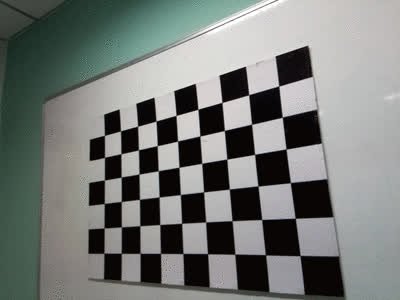
//> input picture lab-5/py/distorted_images/image-1.jpg, 400 x 300 px, given in place of the camera
$ ./main   (built with g++ and OpenCV 4)
//> lines starting //> are read from the running program, lines starting //| are printed output that depends on the picture; after the words box and inside, x2 and y2 are one past the last pixel; in counts of white or black regions, pixels touching at a corner belong together
#include <opencv2/opencv.hpp>
#include <iostream>
#include <opencv2/imgproc.hpp>
#include <opencv2/videoio.hpp>
#include <opencv2/video.hpp>
#include <opencv2/highgui/highgui.hpp>

using namespace cv;
using namespace std;

// In C++, you can define constants variable using #define
// #define VIDEO_FILE "robot.mp4"
#define ROTATE false

struct CloneWindow
{
    cv::Mat matPauseScreen, matResult, matFinal;
    vector<Point> pts;
    Point point;
    int var;
    int drag;
    string cloneWindowName;
};

void mouseHandler(int, int, int, int, void *);

void mouseHandler(int event, int x, int y, int, void *params)
{
    CloneWindow *pState = (CloneWindow *)params;
    // cout << "pState" << pState;

    if (pState->var >= 4) // If we already have 4 points, do nothing
        return;
    if (event == EVENT_LBUTTONDOWN) // Left button down
    {
        pState->drag = 1;                     // Set it that the mouse is in pressing down mode
        pState->matResult = pState->matFinal.clone(); // copy final image to draw image
        pState->point = Point(x, y);          // memorize current mouse position to point pState->var
        if (pState->var >= 1)                 // if the point has been added more than 1 points, draw a line
        {
            line(pState->matResult, pState->pts[pState->var - 1], pState->point, Scalar(0, 255, 0, 255), 2); // draw a green line with thickness 2
        }
        circle(pState->matResult, pState->point, 2, Scalar(0, 255, 0), -1, 8, 0); // draw a current green point
        imshow(pState->cloneWindowName, pState->matResult);               // show the current drawing
    }
    if (event == EVENT_LBUTTONUP && pState->drag) // When Press mouse left up
    {
        pState->drag = 0;                     // no more mouse pState->drag
        pState->pts.push_back(pState->point);         // add the current point to pState->pts
        pState->var++;                        // increase point number
        pState->matFinal = pState->matResult.clone(); // copy the current drawing image to final image
        if (pState->var >= 4)                 // if the homograpy points are done
        {
            line(pState->matFinal, pState->pts[0], pState->pts[3], Scalar(0, 255, 0, 255), 2); // draw the last line
            fillPoly(pState->matFinal, pState->pts, Scalar(0, 120, 0, 20), 8, 0);      // draw polygon from points

            setMouseCallback(pState->cloneWindowName, NULL, NULL); // remove mouse event handler
        }
        imshow(pState->cloneWindowName, pState->matFinal);
    }
    if (pState->drag) // if the mouse is dragging
    {
        pState->matResult = pState->matFinal.clone(); // copy final images to draw image
        pState->point = Point(x, y);          // memorize current mouse position to point pState->var
        if (pState->var >= 1)                 // if the point has been added more than 1 points, draw a line
        {
            line(pState->matResult, pState->pts[pState->var - 1], pState->point, Scalar(0, 255, 0, 255), 2); // draw a green line with thickness 2
        }
        circle(pState->matResult, pState->point, 2, Scalar(0, 255, 0), -1, 8, 0); // draw a current green point
        imshow(pState->cloneWindowName, pState->matResult);               // show the current drawing
    }
}

int main(int argc, char **argv)
{
    int var = 0;
    CloneWindow cw;
    cw.var = 0;
    cw.drag = 0;
    cw.cloneWindowName = "clone_window_name";

    CloneWindow *pState;
    pState = &cw;

    const string keys =
        "{ h help |      | print this help message }"
        "{ @image | vtest.avi | path to image file }";
    CommandLineParser parser(argc, argv, keys);
    cout << parser.get<string>("@image") << endl;
    string name = parser.get<string>("@image");
    string filename = "";
    if (name != "vtest.avi")
    {
        filename = samples::findFile(parser.get<string>("@image"));
        if (!parser.check())
        {
            parser.printErrors();
            return 0;
        }
    }

    Mat matFrameCapture;
    Mat matFrameDisplay;
    int iKey = -1;

    // Open input video file
    VideoCapture videoCapture(filename);
    if (!videoCapture.isOpened())
    {
        cerr << "ERROR! Unable to open input video file " << filename << endl;
        return -1;
    }
    string window_name = "window_name";
    cv::namedWindow(window_name, cv::WINDOW_GUI_EXPANDED);
    cv::namedWindow(cw.cloneWindowName, cv::WINDOW_GUI_EXPANDED);

    // Capture loop
    int key = -1;
    while (key < 0) // play video until user presses <space>
    {
        // Get the next frame
        videoCapture.read(matFrameCapture);
//> matFrameCapture is the input picture: 300 rows x 400 cols, CV_8UC3; mean B, G, R 119.7, 122.7, 119
        if (matFrameCapture.empty())
        {
            // End of video file
            break;
        }

        // We can rotate the image easily if needed.
#if ROTATE
        rotate(matFrameCapture, matFrameDisplay, RotateFlags::ROTATE_180); //rotate 180 degree and put the image to matFrameDisplay
#else
        matFrameDisplay = matFrameCapture;
#endif

        float ratio = 480.0 / matFrameDisplay.rows;
//> ratio = 1.6
        resize(matFrameDisplay, matFrameDisplay, cv::Size(), ratio, ratio, INTER_LINEAR); // resize image to 480p for showing

        // Display
        imshow(window_name, matFrameDisplay); // Show the image in window named "robot.mp4"
        key = waitKey(30);
//> the 'q' key is pressed
        // [4 lines of commented-out code are left out]
        if (key >= 0)
        {
            cw.matPauseScreen = matFrameCapture;     // transfer the current image to process
            cw.matFinal = cw.matPauseScreen.clone(); // clone image to final image
        }
        if (key == int('q'))
        {
            break;
        }
    }
    // --------------------- [STEP 3: use mouse handler to select 4 points] ---------------------
    if (!matFrameCapture.empty())
    {
        var = 0;                                                    // reset number of saving points
        cw.pts.clear();                                             // reset all points
        namedWindow(cw.cloneWindowName, WINDOW_AUTOSIZE);           // create a windown named source
        setMouseCallback(cw.cloneWindowName, mouseHandler, pState); // set mouse event handler "mouseHandler" at Window "Source"
        imshow(cw.cloneWindowName, cw.matPauseScreen);              // Show the image
        waitKey(0);                                                 // wait until press anykey
//> the left mouse button is pressed and released at (100, 75)
//> in mouseHandler, `circle(pState->matResult, pState->point, 2, Scalar(0, 255, 0), -1, 8, ..`: pState->matResult: 300 rows x 400 cols, CV_8UC3; 13 pixels changed, all inside (x1, y1, x2, y2) = (98, 73, 103, 78)
//> the left mouse button is pressed and released at (300, 75)
//> in mouseHandler (call 3), `circle(pState->matResult, pState->point, 2, Scalar(0, 255, 0), -1, 8, ..`: pState->matResult: 300 rows x 400 cols, CV_8UC3; mean B, G, R 118.9, 123.2, 118.2
//> the left mouse button is pressed and released at (300, 225)
//> in mouseHandler (call 5), `circle(pState->matResult, pState->point, 2, Scalar(0, 255, 0), -1, 8, ..`: pState->matResult: 300 rows x 400 cols, CV_8UC3; mean B, G, R 118.5, 123.8, 117.8
//> the left mouse button is pressed and released at (100, 225)
//> in mouseHandler (call 7), `line(pState->matResult, pState->pts[pState->var - 1], pState->point, S..`:
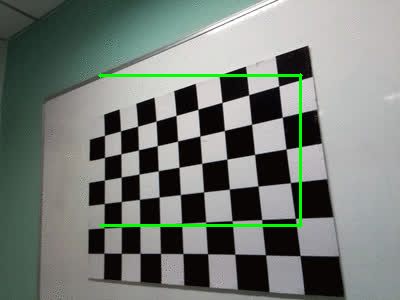
//> pState->matResult: 300 rows x 400 cols, CV_8UC3; mean B, G, R 118.1, 124.6, 117.4
//> in mouseHandler (call 7), `circle(pState->matResult, pState->point, 2, Scalar(0, 255, 0), -1, 8, ..`: pState->matResult: 300 rows x 400 cols, CV_8UC3; 5 pixels changed, all inside (x1, y1, x2, y2) = (98, 223, 101, 228)
//> in mouseHandler (call 8), `line(pState->matFinal, pState->pts[0], pState->pts[3], Scalar(0, 255, ..`:
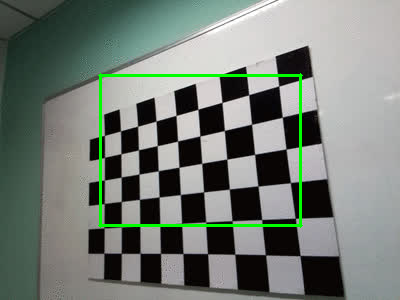
//> pState->matFinal: 300 rows x 400 cols, CV_8UC3; mean B, G, R 117.7, 125.2, 116.9
//> in mouseHandler (call 8), `fillPoly(pState->matFinal, pState->pts, Scalar(0, 120, 0, 20), 8, 0);`:
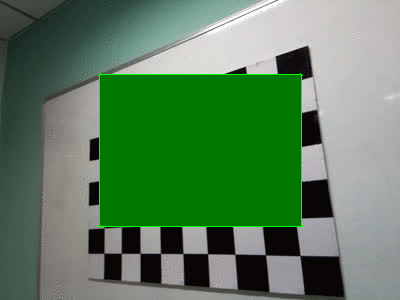
//> pState->matFinal: 300 rows x 400 cols, CV_8UC3; mean B, G, R 92.1, 126.8, 90.7
        destroyWindow(cw.cloneWindowName);                          // destroy the window
    }
    else
    {
        cout << "You did not pause the screen before the video finish, the program will stop" << endl;
        return 0;
    }

    if (cw.pts.size() == 4)
    {
        Point2f src[4];
        for (int i = 0; i < 4; i++)
        {
            src[i].x = cw.pts[i].x * 1.0;
            src[i].y = cw.pts[i].y * 1.0;
        }
        Point2f reals[4];
        reals[0] = Point2f(800.0, 800.0);
        reals[1] = Point2f(1000.0, 800.0);
        reals[2] = Point2f(1000.0, 1000.0);
        reals[3] = Point2f(800.0, 1000.0);

        Mat homography_matrix = getPerspectiveTransform(src, reals);
        std::cout << "Estimated Homography Matrix is:" << std::endl;
        std::cout << homography_matrix << std::endl;

        // perspective transform operation using transform matrix
        cv::warpPerspective(cw.matPauseScreen, cw.matResult, homography_matrix, cw.matPauseScreen.size(), cv::INTER_LINEAR);
//> cw.matResult: 300 rows x 400 cols, CV_8UC3; every value is 0
        imshow("Source", cw.matPauseScreen);
        imshow("Result", cw.matResult);

        waitKey(0);
    }

    return 0;
}

// [66 lines of commented-out code are left out]

$ run again, on lab-5/py/distorted_images/image-10.jpg
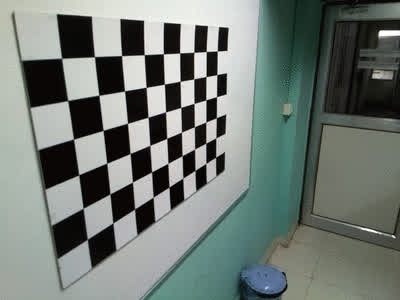
//> input picture lab-5/py/distorted_images/image-10.jpg, 400 x 300 px, given in place of the camera
//> matFrameCapture is the input picture: 300 rows x 400 cols, CV_8UC3; mean B, G, R 116.7, 122.2, 113.3
//> in mouseHandler (call 8), `line(pState->matFinal, pState->pts[0], pState->pts[3], Scalar(0, 255, ..`:
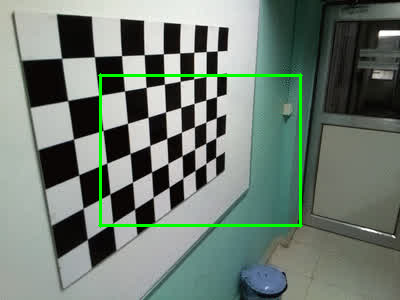
//> pState->matFinal: 300 rows x 400 cols, CV_8UC3; mean B, G, R 114.8, 124.7, 111.6
//> in mouseHandler (call 8), `fillPoly(pState->matFinal, pState->pts, Scalar(0, 120, 0, 20), 8, 0);`:
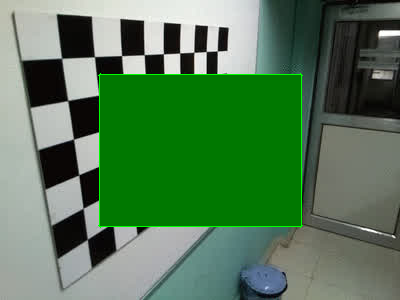
//> pState->matFinal: 300 rows x 400 cols, CV_8UC3; mean B, G, R 85.5, 121.8, 84
//> cw.matResult: 300 rows x 400 cols, CV_8UC3; every value is 0

$ run again, on lab-5/py/distorted_images/image-11.jpg
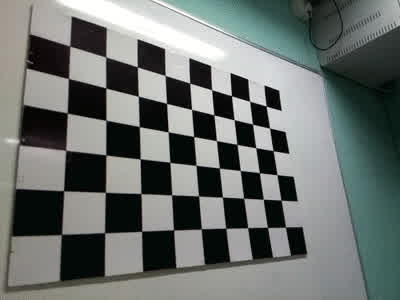
//> input picture lab-5/py/distorted_images/image-11.jpg, 400 x 300 px, given in place of the camera
//> matFrameCapture is the input picture: 300 rows x 400 cols, CV_8UC3; mean B, G, R 110.7, 113.5, 108.1
//> in mouseHandler (call 8), `line(pState->matFinal, pState->pts[0], pState->pts[3], Scalar(0, 255, ..`:
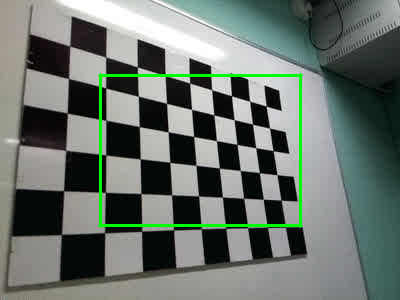
//> pState->matFinal: 300 rows x 400 cols, CV_8UC3; mean B, G, R 108.5, 115.7, 105.9
//> in mouseHandler (call 8), `fillPoly(pState->matFinal, pState->pts, Scalar(0, 120, 0, 20), 8, 0);`:
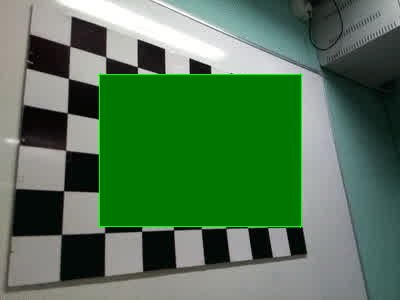
//> pState->matFinal: 300 rows x 400 cols, CV_8UC3; mean B, G, R 83.8, 118, 81.3
//> cw.matResult: 300 rows x 400 cols, CV_8UC3; every value is 0

$ run again, on lab-5/py/distorted_images/image-12.jpg
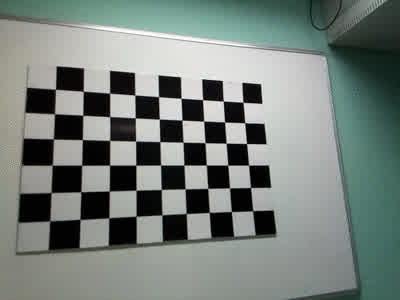
//> input picture lab-5/py/distorted_images/image-12.jpg, 400 x 300 px, given in place of the camera
//> matFrameCapture is the input picture: 300 rows x 400 cols, CV_8UC3; mean B, G, R 123.5, 128.5, 119.2
//> in mouseHandler (call 8), `line(pState->matFinal, pState->pts[0], pState->pts[3], Scalar(0, 255, ..`:
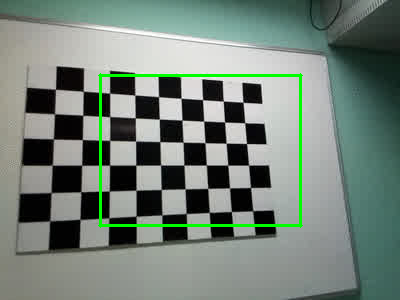
//> pState->matFinal: 300 rows x 400 cols, CV_8UC3; mean B, G, R 121.1, 130.6, 116.8
//> in mouseHandler (call 8), `fillPoly(pState->matFinal, pState->pts, Scalar(0, 120, 0, 20), 8, 0);`:
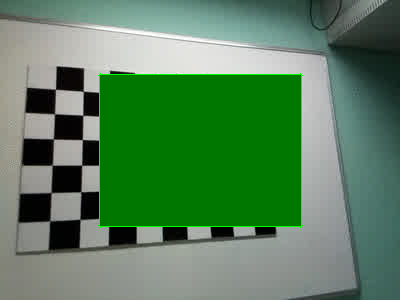
//> pState->matFinal: 300 rows x 400 cols, CV_8UC3; mean B, G, R 92.9, 129.4, 88.6
//> cw.matResult: 300 rows x 400 cols, CV_8UC3; every value is 0
